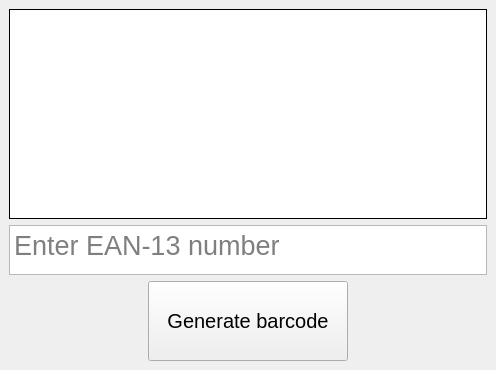
<?xml version="1.0" encoding="UTF-8"?>
<ui version="4.0">
 <class>MainWindow</class>
 <widget class="QMainWindow" name="MainWindow">
  <property name="geometry">
   <rect>
    <x>0</x>
    <y>0</y>
    <width>496</width>
    <height>370</height>
   </rect>
  </property>
  <property name="windowTitle">
   <string>Barcode Generator</string>
  </property>
  <property name="inputMethodHints">
   <set>Qt::ImhDigitsOnly</set>
  </property>
  <widget class="QWidget" name="centralwidget">
   <layout class="QVBoxLayout" name="verticalLayout">
    <item>
     <widget class="QLabel" name="label">
      <property name="styleSheet">
       <string notr="true">border-style:solid;
border-width:1px;
border-color:black;
background-color:white;</string>
      </property>
      <property name="text">
       <string/>
      </property>
      <property name="alignment">
       <set>Qt::AlignCenter</set>
      </property>
     </widget>
    </item>
    <item>
     <widget class="QTextEdit" name="textEdit">
      <property name="sizePolicy">
       <sizepolicy hsizetype="Expanding" vsizetype="Fixed">
        <horstretch>0</horstretch>
        <verstretch>0</verstretch>
       </sizepolicy>
      </property>
      <property name="maximumSize">
       <size>
        <width>16777215</width>
        <height>50</height>
       </size>
      </property>
      <property name="font">
       <font>
        <pointsize>20</pointsize>
       </font>
      </property>
      <property name="inputMethodHints">
       <set>Qt::ImhDigitsOnly</set>
      </property>
      <property name="verticalScrollBarPolicy">
       <enum>Qt::ScrollBarAlwaysOff</enum>
      </property>
      <property name="horizontalScrollBarPolicy">
       <enum>Qt::ScrollBarAlwaysOff</enum>
      </property>
      <property name="placeholderText">
       <string>Enter EAN-13 number</string>
      </property>
     </widget>
    </item>
    <item>
     <layout class="QHBoxLayout" name="horizontalLayout">
      <item>
       <spacer name="horizontalSpacer_2">
        <property name="orientation">
         <enum>Qt::Horizontal</enum>
        </property>
        <property name="sizeHint" stdset="0">
         <size>
          <width>40</width>
          <height>20</height>
         </size>
        </property>
       </spacer>
      </item>
      <item>
       <widget class="QPushButton" name="pushButton">
        <property name="sizePolicy">
         <sizepolicy hsizetype="Fixed" vsizetype="Fixed">
          <horstretch>0</horstretch>
          <verstretch>0</verstretch>
         </sizepolicy>
        </property>
        <property name="minimumSize">
         <size>
          <width>200</width>
          <height>80</height>
         </size>
        </property>
        <property name="font">
         <font>
          <pointsize>15</pointsize>
         </font>
        </property>
        <property name="focusPolicy">
         <enum>Qt::NoFocus</enum>
        </property>
        <property name="text">
         <string>Generate barcode</string>
        </property>
       </widget>
      </item>
      <item>
       <spacer name="horizontalSpacer">
        <property name="orientation">
         <enum>Qt::Horizontal</enum>
        </property>
        <property name="sizeHint" stdset="0">
         <size>
          <width>40</width>
          <height>20</height>
         </size>
        </property>
       </spacer>
      </item>
     </layout>
    </item>
   </layout>
  </widget>
 </widget>
 <resources/>
 <connections/>
</ui>
